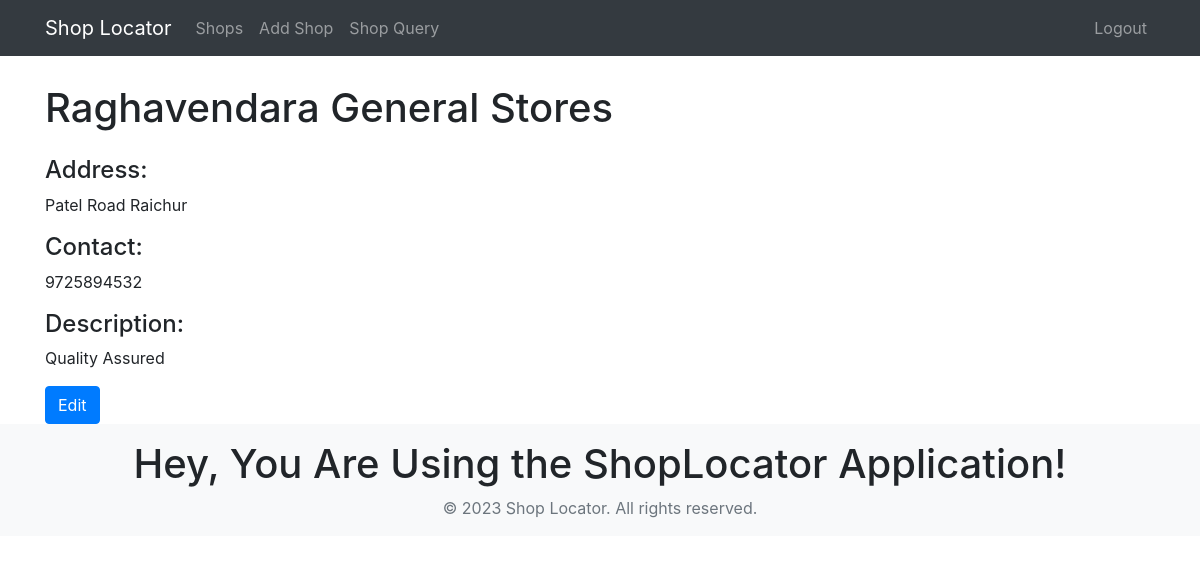
Screenshot of /shops/1/ (signed in) with the database file from the repository.
### shops/models.py (models this page shows, shortened)
class Shop(models.Model):
    name = models.CharField(max_length=100)
    latitude = models.FloatField(default=0)
    longitude = models.FloatField(default=0)
    address = models.CharField(max_length=200, default='')
    contact = models.CharField(max_length=20, default='')
    description = models.TextField(default='')
    user = models.ForeignKey(User, on_delete=models.CASCADE, default=None)

### shops/views.py (the view)
# urls.py: path('<int:shop_id>/', login_required(shop_detail), name='shop_detail'),
@login_required
def shop_detail(request, shop_id):
    shop = get_object_or_404(Shop, pk=shop_id)
    return render(request, 'shop_detail.html', {'shop': shop})

### shops/templates/shop_detail.html (shortened to what this page needs)
{% extends 'base.html' %}
{% block content %}
    <div class="container">
        <h1 class="my-4">{{ shop.name }}</h1>
        <div class="row">
            <div class="col-md-6">
                <h4>Address:</h4>
                <p>{{ shop.address }}</p>
                <h4>Contact:</h4>
                <p>{{ shop.contact }}</p>
                <h4>Description:</h4>
                <p>{{ shop.description }}</p>
                {% if shop.user == request.user or request.user.is_superuser %}
                <a href="{% url 'shop_update' shop.id %}" class="btn btn-primary">Edit</a>
                {% endif %}
            </div>
        </div>
    </div>
{% endblock %}

### shops/templates/base.html (style rules this page uses)
body { padding-top: 60px; }

### rows the page displays
Shop: name "Raghavendara General Stores", address "Patel Road Raichur", contact "9725894532", description "Quality Assured"
